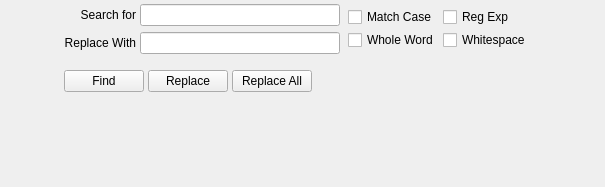
<?xml version="1.0" encoding="UTF-8"?>
<ui version="4.0">
 <class>Form</class>
 <widget class="QWidget" name="Form">
  <property name="geometry">
   <rect>
    <x>0</x>
    <y>0</y>
    <width>605</width>
    <height>187</height>
   </rect>
  </property>
  <property name="windowTitle">
   <string>Form</string>
  </property>
  <property name="class" stdset="0">
   <string/>
  </property>
  <layout class="QGridLayout" name="gridLayout_2">
   <property name="margin">
    <number>0</number>
   </property>
   <item row="2" column="1">
    <spacer name="verticalSpacer">
     <property name="orientation">
      <enum>Qt::Vertical</enum>
     </property>
     <property name="sizeHint" stdset="0">
      <size>
       <width>20</width>
       <height>2</height>
      </size>
     </property>
    </spacer>
   </item>
   <item row="0" column="1" rowspan="2">
    <widget class="QFrame" name="frame_3">
     <property name="sizePolicy">
      <sizepolicy hsizetype="Expanding" vsizetype="Preferred">
       <horstretch>0</horstretch>
       <verstretch>0</verstretch>
      </sizepolicy>
     </property>
     <property name="frameShape">
      <enum>QFrame::NoFrame</enum>
     </property>
     <property name="frameShadow">
      <enum>QFrame::Raised</enum>
     </property>
     <layout class="QGridLayout" name="gridLayout_4">
      <property name="leftMargin">
       <number>10</number>
      </property>
      <property name="topMargin">
       <number>4</number>
      </property>
      <property name="rightMargin">
       <number>10</number>
      </property>
      <property name="bottomMargin">
       <number>6</number>
      </property>
      <property name="horizontalSpacing">
       <number>4</number>
      </property>
      <property name="verticalSpacing">
       <number>6</number>
      </property>
      <item row="0" column="2" rowspan="2" colspan="2">
       <widget class="QLineEdit" name="le_find">
        <property name="minimumSize">
         <size>
          <width>200</width>
          <height>0</height>
         </size>
        </property>
       </widget>
      </item>
      <item row="0" column="0" rowspan="2" colspan="2">
       <widget class="QLabel" name="label">
        <property name="text">
         <string>Search for</string>
        </property>
        <property name="alignment">
         <set>Qt::AlignRight|Qt::AlignTrailing|Qt::AlignVCenter</set>
        </property>
       </widget>
      </item>
      <item row="0" column="4" rowspan="3">
       <widget class="QFrame" name="frame_2">
        <property name="frameShape">
         <enum>QFrame::NoFrame</enum>
        </property>
        <property name="frameShadow">
         <enum>QFrame::Raised</enum>
        </property>
        <layout class="QGridLayout" name="gridLayout_3">
         <property name="leftMargin">
          <number>4</number>
         </property>
         <property name="topMargin">
          <number>0</number>
         </property>
         <property name="rightMargin">
          <number>4</number>
         </property>
         <property name="bottomMargin">
          <number>0</number>
         </property>
         <property name="horizontalSpacing">
          <number>4</number>
         </property>
         <property name="verticalSpacing">
          <number>0</number>
         </property>
         <item row="1" column="0">
          <widget class="QCheckBox" name="ckbx_wo">
           <property name="text">
            <string>Whole Word</string>
           </property>
          </widget>
         </item>
         <item row="0" column="0">
          <widget class="QCheckBox" name="ckbx_cs">
           <property name="text">
            <string>Match Case</string>
           </property>
          </widget>
         </item>
         <item row="0" column="1">
          <widget class="QCheckBox" name="ckbx_re">
           <property name="text">
            <string>Reg Exp</string>
           </property>
          </widget>
         </item>
         <item row="1" column="1">
          <widget class="QCheckBox" name="ckbx_whitespace">
           <property name="toolTip">
            <string>Find \n, \t, \r</string>
           </property>
           <property name="text">
            <string>Whitespace</string>
           </property>
          </widget>
         </item>
        </layout>
       </widget>
      </item>
      <item row="2" column="2" colspan="2">
       <widget class="QLineEdit" name="le_replace"/>
      </item>
      <item row="2" column="0" colspan="2">
       <widget class="QLabel" name="label_2">
        <property name="text">
         <string>Replace With</string>
        </property>
        <property name="alignment">
         <set>Qt::AlignRight|Qt::AlignTrailing|Qt::AlignVCenter</set>
        </property>
       </widget>
      </item>
      <item row="5" column="0" colspan="6">
       <widget class="QFrame" name="frame">
        <property name="sizePolicy">
         <sizepolicy hsizetype="Expanding" vsizetype="Preferred">
          <horstretch>0</horstretch>
          <verstretch>0</verstretch>
         </sizepolicy>
        </property>
        <property name="frameShape">
         <enum>QFrame::NoFrame</enum>
        </property>
        <property name="frameShadow">
         <enum>QFrame::Raised</enum>
        </property>
        <layout class="QGridLayout" name="gridLayout">
         <property name="margin">
          <number>0</number>
         </property>
         <property name="spacing">
          <number>4</number>
         </property>
         <item row="0" column="0">
          <widget class="QPushButton" name="b_find">
           <property name="text">
            <string>Find</string>
           </property>
          </widget>
         </item>
         <item row="0" column="1">
          <widget class="QPushButton" name="b_replace">
           <property name="text">
            <string>Replace</string>
           </property>
          </widget>
         </item>
         <item row="0" column="2">
          <widget class="QPushButton" name="b_replace_all">
           <property name="enabled">
            <bool>true</bool>
           </property>
           <property name="text">
            <string>Replace All</string>
           </property>
          </widget>
         </item>
         <item row="0" column="3">
          <spacer name="horizontalSpacer">
           <property name="orientation">
            <enum>Qt::Horizontal</enum>
           </property>
           <property name="sizeHint" stdset="0">
            <size>
             <width>40</width>
             <height>20</height>
            </size>
           </property>
          </spacer>
         </item>
        </layout>
       </widget>
      </item>
      <item row="3" column="0">
       <spacer name="verticalSpacer_2">
        <property name="orientation">
         <enum>Qt::Vertical</enum>
        </property>
        <property name="sizeType">
         <enum>QSizePolicy::Fixed</enum>
        </property>
        <property name="sizeHint" stdset="0">
         <size>
          <width>20</width>
          <height>10</height>
         </size>
        </property>
       </spacer>
      </item>
      <item row="0" column="5" rowspan="3">
       <spacer name="horizontalSpacer_4">
        <property name="orientation">
         <enum>Qt::Horizontal</enum>
        </property>
        <property name="sizeHint" stdset="0">
         <size>
          <width>2</width>
          <height>20</height>
         </size>
        </property>
       </spacer>
      </item>
     </layout>
    </widget>
   </item>
   <item row="0" column="2" rowspan="2">
    <spacer name="horizontalSpacer_3">
     <property name="orientation">
      <enum>Qt::Horizontal</enum>
     </property>
     <property name="sizeHint" stdset="0">
      <size>
       <width>40</width>
       <height>20</height>
      </size>
     </property>
    </spacer>
   </item>
   <item row="0" column="0" rowspan="2">
    <spacer name="horizontalSpacer_2">
     <property name="orientation">
      <enum>Qt::Horizontal</enum>
     </property>
     <property name="sizeHint" stdset="0">
      <size>
       <width>40</width>
       <height>20</height>
      </size>
     </property>
    </spacer>
   </item>
  </layout>
 </widget>
 <tabstops>
  <tabstop>le_find</tabstop>
  <tabstop>le_replace</tabstop>
  <tabstop>b_find</tabstop>
  <tabstop>b_replace</tabstop>
  <tabstop>b_replace_all</tabstop>
  <tabstop>ckbx_cs</tabstop>
  <tabstop>ckbx_wo</tabstop>
 </tabstops>
 <resources/>
 <connections>
  <connection>
   <sender>le_find</sender>
   <signal>returnPressed()</signal>
   <receiver>b_find</receiver>
   <slot>click()</slot>
   <hints>
    <hint type="sourcelabel">
     <x>178</x>
     <y>24</y>
    </hint>
    <hint type="destinationlabel">
     <x>66</x>
     <y>76</y>
    </hint>
   </hints>
  </connection>
 </connections>
</ui>
